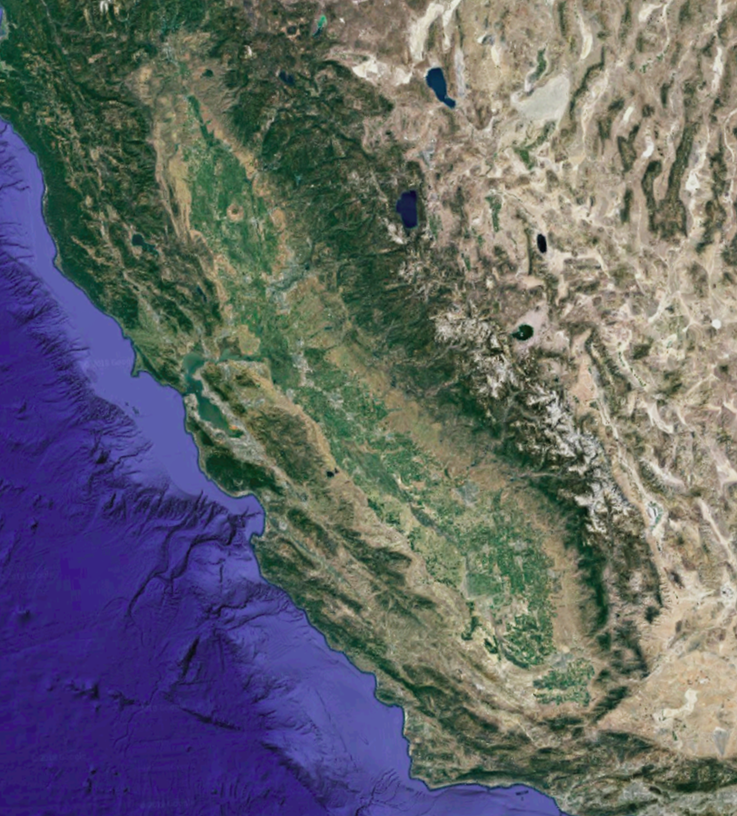
#> input picture notebooks/map_crop.png, 737 x 816 px
$ python process.py
#> lines starting #> are read from the running program, lines starting #| are printed output that depends on the picture

# coding: utf-8

# Board will be imported. Imagine a stack of 2D arrays, these will update with a for loop!
#


import numpy as np
import numpy.random as rand
import matplotlib.pyplot as plt

# Next we are going to import some specific libraries we will use to get the animation to work cleanly
from IPython.display import display, clear_output
import time

from PIL import Image

import random
from multiprocessing import Process


mapImg = Image.open("../notebooks/map_crop.png")  #rename to image
#> mapImg is the input picture: PIL image 737x816 RGBA; mean R, G, B, A 100, 101.7, 106.3, 255
biomeImg = Image.open("../notebooks/biome_crop.png")
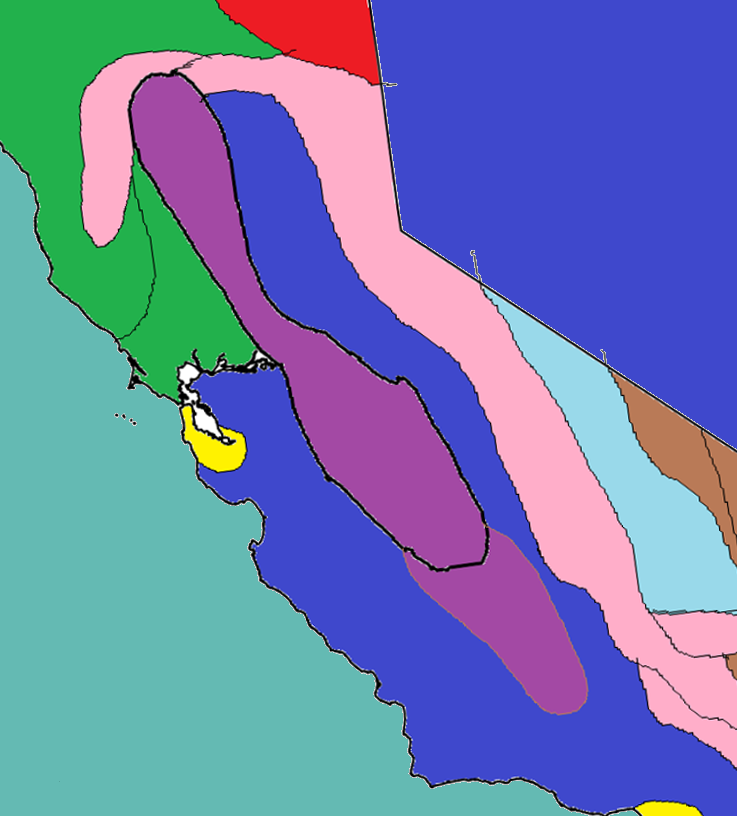
#> input picture notebooks/biome_crop.png, 737 x 816 px
#> biomeImg is the input picture: PIL image 737x816 RGBA; mean R, G, B, A 109.5, 126.2, 175.8, 255
heightImg = Image.open("../notebooks/height_crop.png")
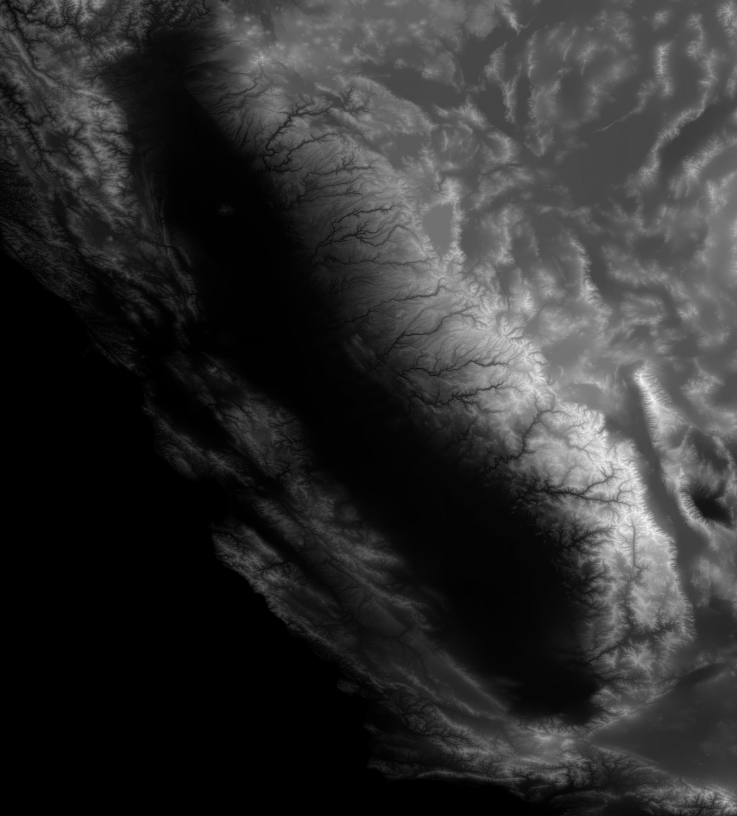
#> input picture notebooks/height_crop.png, 737 x 816 px
#> heightImg is the input picture: PIL image 737x816 RGBA; mean R, G, B, A 48.3, 48.3, 48.3, 255

biomeImg = np.array(biomeImg)
heightImg = np.array(heightImg)
threshold = 70  #Minimum green value for a space to be burnable

GREEN = (0,1,0)
RED = (1,0,0)
BLACK = (0,0,0)

colorvector = np.vectorize(lambda g: 0 if g < threshold else g)
mapVec = np.array(mapImg)
greenlayer = np.array(mapImg)[:,:,1]
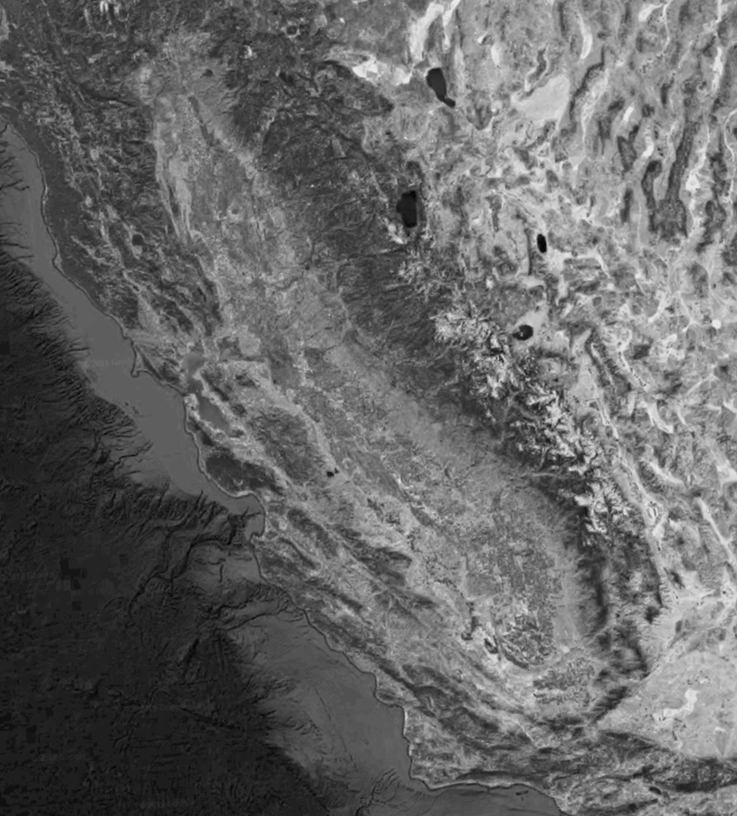
#> greenlayer: shape (816, 737); min 2, max 237, mean 101.7
burnable = colorvector(greenlayer)
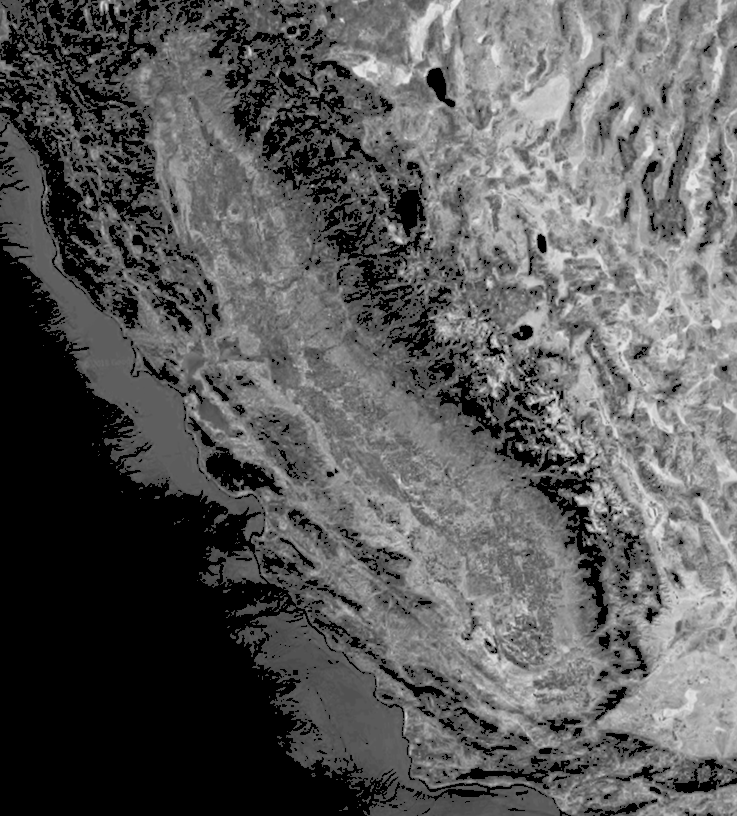
#> burnable: shape (816, 737); min 0, max 237, mean 89.8

# [19 lines of commented-out code are left out]
BURNING = 1
SMOLDERING = 2
GREEN = 0
BURNT = 3
WATER = -1


#wind direction
N = 1
NE = 2
E = 3
SE = 4
S = 5
SW = 6
W = 7
NW = 8


burned = [BURNING, BURNT, SMOLDERING]


#conditions
STOP = 0
LOW = 1
MEDIUM = 2
HIGH = 3


#biomes
WATER = 0
URBAN = 1 #not flammable
ALPINE = 2 #not flammable
DESERT = 3 #not flammable
SHRUB = 4  #not flammable at all
MONTANE = 5 #2nd HIGHest burn
CHAPARRAL = 6 #HIGHest burn
CONIFEROUS = 7 #medium burn
SCRUB = 8 #low burn

# [25 lines left out: function plotgrid, not called in this run]


#class for each frame of game board
#each frame should be one pixel of map
class Frame:
    windspeed = 0
    humidity = 0
    elevation = 0
    biome = 0
    wind_direction = NE
    current_status = GREEN
    transition = False
    crowning = False
    conditions = None
    new_status = GREEN
    burn_count = 0


#Assuming we can get RGB values, this is how we determine the biome for each pixel.
# [129 lines left out: functions biome, crowntransit, set_board, getConditions, getBurn, canBurn and 1 more, not called in this run]

WIND_LOOKUP = {
    N : [0,1],
    S : [0,-1],
    W : [-1,0],
    E : [1,0]
}
# [276 lines left out: functions advance_board, stepSimulation, runSimulation, not called in this run]
